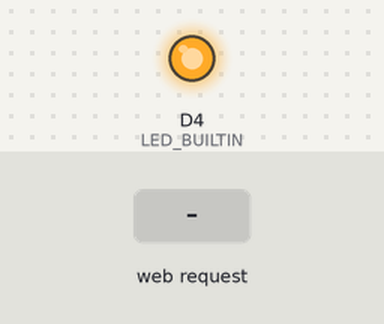
The sketch below on a simulated ESP8266 (NodeMCU). Parts: output pins drawn as LEDs (lit = HIGH, except the on-board LED, lit = LOW). The test bench sets the inputs (shaded band). WiFi joins after 1.5 s; servers stay silent unless stated; what the sketch prints to the serial monitor is not drawn.

Above: at 3.3 s.
3.4 s: HTTP request GET /Backward received
At 4.7 s:
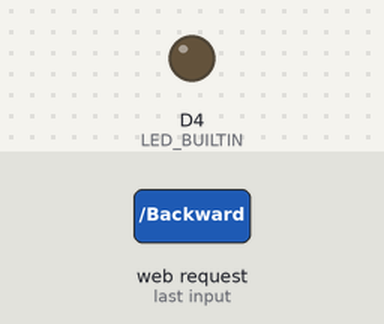
8.6 s: HTTP request GET /Forward received
At 9.8 s:
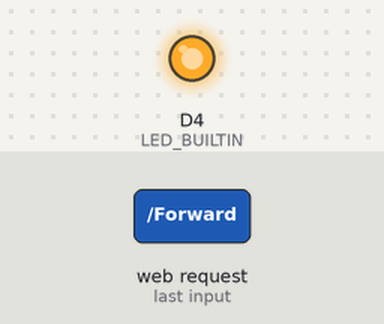
Timing chart, 0 to 11.6 s (numbered marks = the images above; inputs shaded):
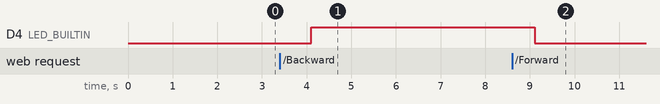

Measured:
- after the input at 3.4 s, D4 (LED_BUILTIN): LOW → HIGH after 0.70 s
- after the input at 8.6 s, D4 (LED_BUILTIN): HIGH → LOW after 0.50 s

The sketch:

ESP8266_basic.ino
```cpp
//正確版，刪減過的

// #include <ESP8266WiFi.h>          //引用library
// #include <WiFiClient.h>
#include <ESP8266WebServer.h>
#include <SoftwareSerial.h>

SoftwareSerial NodeMcu_SoftSerial(D1, D2); //ESP8266 D1(RX)->12(TX),D2(TX)->11(RX)，RX接收, TX傳送，rxPin, txPin
ESP8266WebServer server(80);      //在埠口80建立網站伺服器，server是個自動的伺服器物件

//wifi名稱 與 wifi密碼
String ssid = "wifi名稱";       //ivescream
String password = "密碼";       //ivescream
char Send_Information;          //esp8266 arduino deliver information
String HTML = "\
<html lang=\"en\">\
<head>\
    <meta charset=\"UTF-8\">\
    <meta http-equiv=\"X-UA-Compatible\" content=\"IE=edge\">\
    <meta name=\"viewport\" content=\"width=device-width, initial-scale=1.0\">\
    <title>防疫遙控車</title>\
    <script src=\"https://ajax.googleapis.com/ajax/libs/jquery/3.6.0/jquery.min.js\"></script>\
    <script>\
        var IP = \"192.168.1.103\";\
         $(document).ready(function() {\
            $(\"#Forward\").mousedown(function() {\
                alert(`http://${IP}/Forward`);\
                window.location.replace(`http://${IP}/Forward`);\
            });\
            $(\"#Backward\").mousedown(function() {\
                alert(`http://${IP}/Backward`);\
                window.location.replace(`http://${IP}/Backward`);\
            });\
            $(\"#Left\").mousedown(function() {\
                alert(`http://${IP}/Left`);\
                window.location.replace(`http://${IP}/Left`);\
            });\
            $(\"#Right\").mousedown(function() {\
                alert(`http://${IP}/Right`);\
                window.location.replace(`http://${IP}/Right`);\
            });\
            $(\"#Stop\").mousedown(function() {\
                alert(`http://${IP}/Stop`);\
                window.location.replace(`http://${IP}/Stop`);\
            });\
            $(\"#RealTimeCall\").mousedown(function() {});\
            $(\"#RealTimeVideo\").mousedown(function() {});\
            $(\"button\").mouseleave(function() {\
            });\
        });\
    </script>\
    <style>\
        table {\
            color: white;\
            width: 300px;\
            height: 300px;\
            border: 1px solid black;\
            background-color: #6495ED;\
            margin: 0px 10px;\
        }\
        tr td {\
            width: 70px;\
            height: 70px;\
            text-align: center;\
            padding: 8px;\
        }\
        iframe {\
            width: 300px;\
            height: 200px;\
            background-color: beige;\
        }\
        button {\
            color: black;\
            background-color: aquamarine;\
            width: 70px;\
            height: 70px;\
        }\
    </style>\
</head>\
<body>\
    <h1>自走車網頁遙控器</h1>\
    <iframe></iframe>\
    </br>\
    </br>\
    <table>\
        <tr>\
            <td></td>\
            <form>\
                <td> <button id=\"Forward\">前進</button></td>\
            </form>\
            <td></td>\
        </tr>\
        <tr>\
            <form>\
                <td> <button id=\"Left\">左轉</button> </td>\
            </form>\
            <form>\
                <td> <button id=\"Stop\">急剎</button> </td>\
            </form>\
            <form>\
                <td> <button id=\"Right\">右轉</button> </td>\
            </form>\
        </tr>\
        <tr>\
            <td></td>\
            <form>\
                <td><button id=\"Backward\">後退</button></td>\
            </form>\
            <td></td>\
        </tr>\
    </table>\
    <div></div>\
</body>\
</html>";

//Server
void Server(){
    WiFi.mode(WIFI_AP);            //設為STA模式(WiFi終端)；用來上網讀取資料
    delay(100);                     //等待0.1秒以免速度太快打結
    Serial.print("Cinnecting to ");
    Serial.println(ssid);          //顯示即將連接的WiFi名稱
    //連接動態IP位址
    WiFi.begin(ssid, password);    //使用wifi和password開始連線；
    //WiFi.begin(ssid);            //連接的wifi不需要密碼
//連接靜態IP位址

  while(WiFi.status() != WL_CONNECTED){ //還沒連線時會一直跳出.；WiFi.status() 連接狀態 WL_CONNECTED 代表以連接的常數
    delay(1000);
    Serial.print("."); //以表示等待連線
    }
    Serial.println();
    Serial.println("WiFi connected"); //連接成功
    Serial.print("IP address: ");
    Serial.println(WiFi.localIP());   //伺服器被分到的區網IP
    Serial.print("WiFi RSSI");
    Serial.println(WiFi.RSSI() + "dBm");      //WiFi強度(Received Signal Strength Indication)；強度在-67dBm以上最好，-80dBm以下代表網路很不穩定
}

//初始頁面
void handleRoot(){ // \"就能在字串中當作單純的符號來看待
    Send_Information = 101; //e
    server.send(200, "text/html", HTML);
//  server.send(狀態碼, 內容類型, 內容)

}

//Forward前進
void Forward(){
    Send_Information = 97; //a，也可以是'a'
    server.send(200, "text/html", HTML);
    digitalWrite(LED_BUILTIN, LOW);
}

void Backward(){
    Send_Information = 98; //b，也可以是'b'
    server.send(200, "text/html", HTML);
    digitalWrite(LED_BUILTIN, HIGH);
}

void Left() {
    Send_Information = 99; //c，也可以是'c'
    server.send(200, "text/html", HTML);
}
void Right(){
    Send_Information = 100; //d，也可以是'd'
    server.send(200, "text/html", HTML);
}
void Stop(){
    Send_Information = 101; //e，也可以是'd'
    server.send(200, "text/html", HTML);
}
void RealTimeCall(){}
void RealTimeVideo(){}
void setup() {
    Serial.begin(9600);
    NodeMcu_SoftSerial.begin(9600);
    // pinMode(D1, OUTPUT);
    // pinMode(D2, INPUT);
    pinMode(LED_BUILTIN, OUTPUT);
    Server();
  //頁面
    server.on("/", handleRoot);                 //處理首頁的路由器
    server.on("/Forward", Forward);             //前
    server.on("/Backward", Backward);           //後
    server.on("/Left", Left);                   //左
    server.on("/Right", Right);                 //右
    server.on("/Stop", Stop);                   //停
    server.on("/RealTimeCall", RealTimeCall);   //通話
    server.on("/RealTimeVideo", RealTimeVideo); //視訊

    server.begin(); //啟動網站伺服器
}

void loop() {
    while(true) {
        server.handleClient(); //處理客戶端連線，若是沒有它以上做的都是白工
        Serial.println(Send_Information);
        NodeMcu_SoftSerial.print(Send_Information);
        // NodeMcu_SoftSerial.print("Information");
        // Serial.print("Information");
        NodeMcu_SoftSerial.print("\n");
        delay(1000);
    }
}


/*
 ESP8266 Arduino Core  https://arduino-esp8266.readthedocs.io/en/latest/esp8266wifi/readme.html
http://www.taichi-maker.com/homepage/iot-development/iot-dev-reference/esp8266-c-plus-plus-reference/
*/
```
